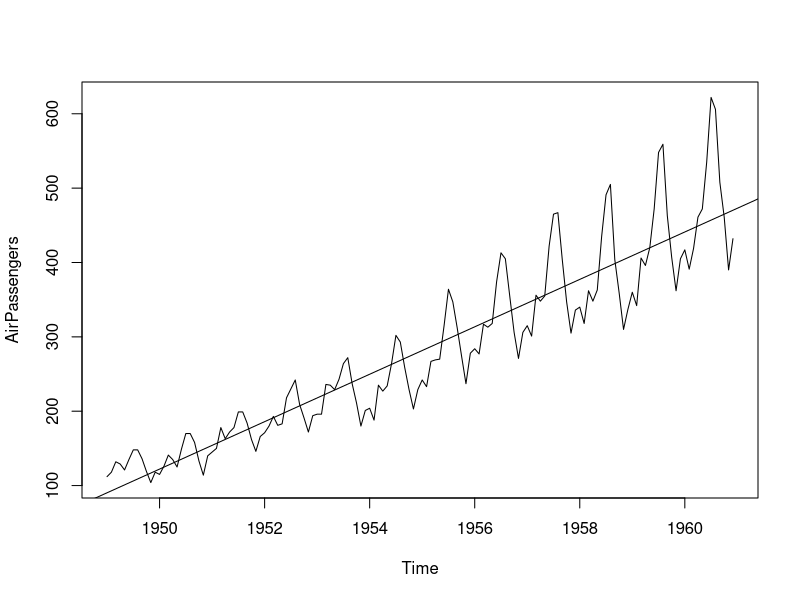
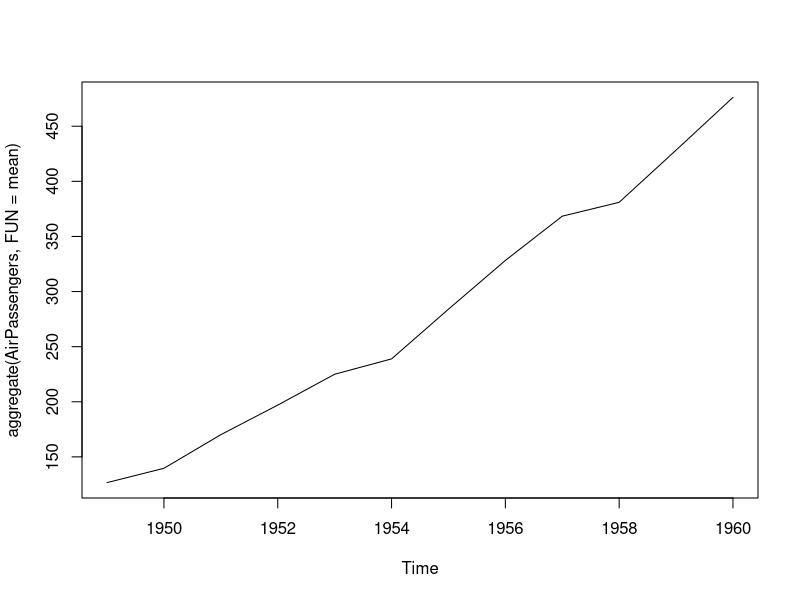
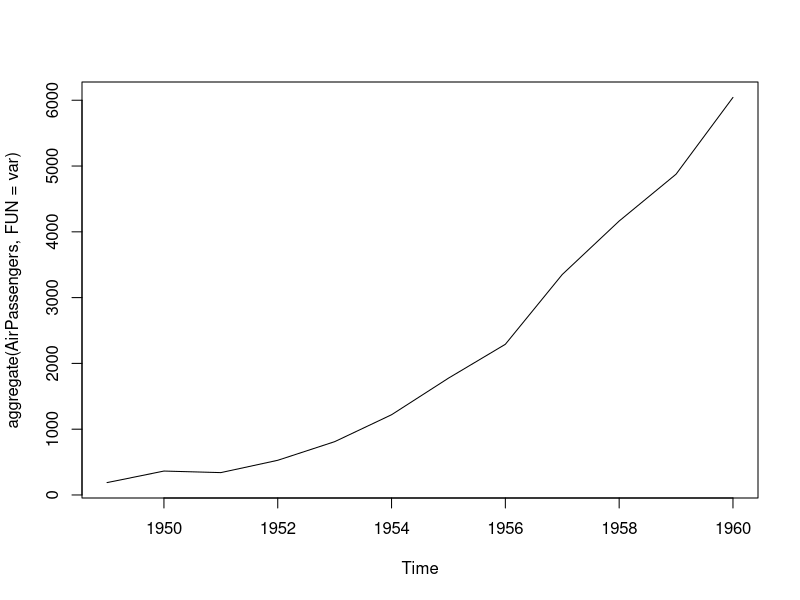
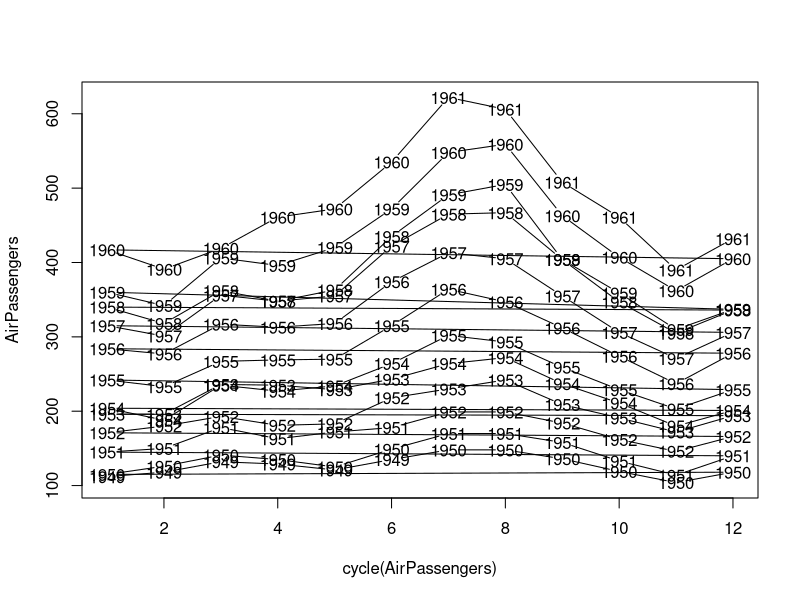
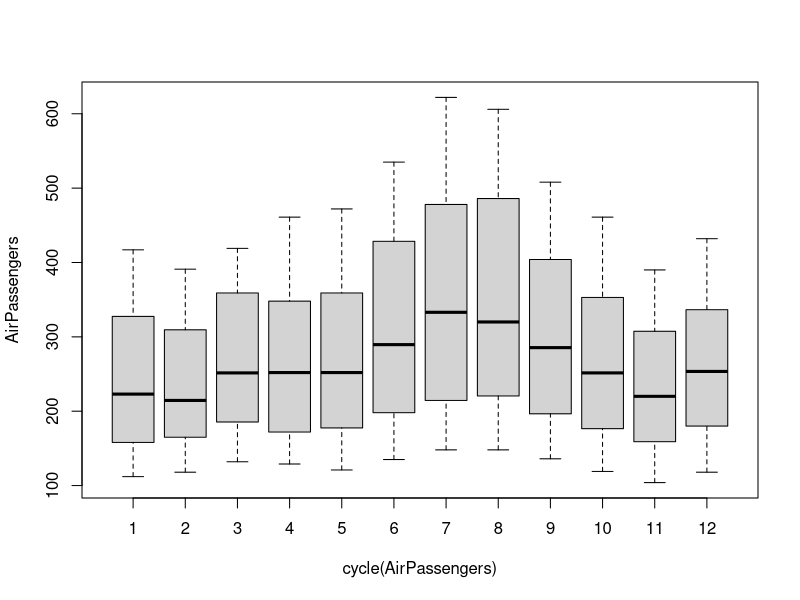
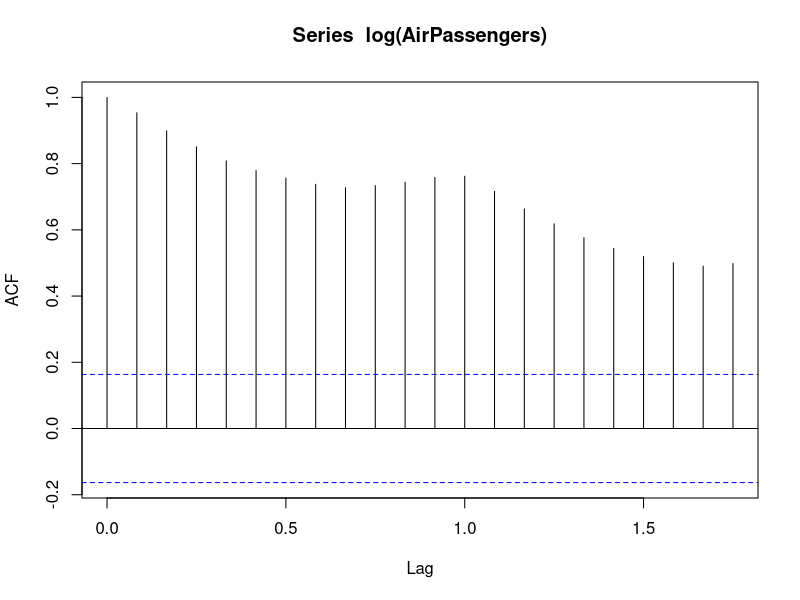
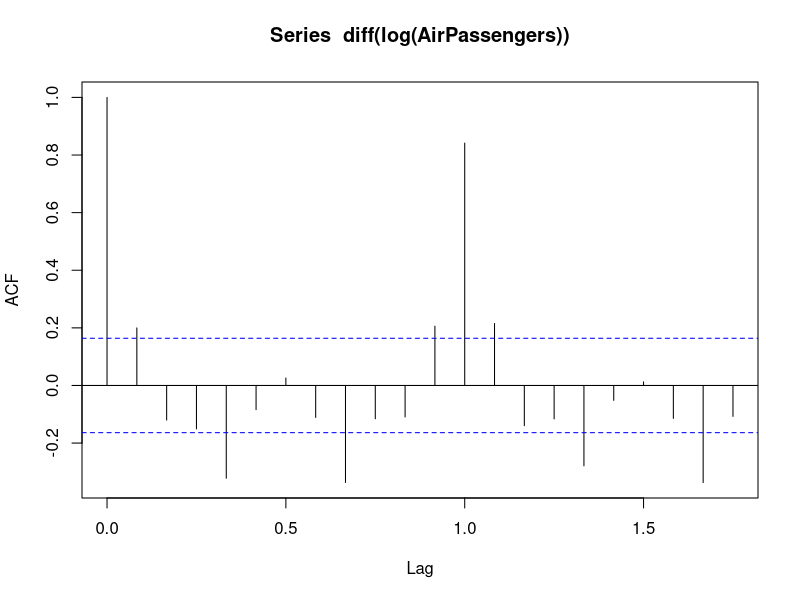
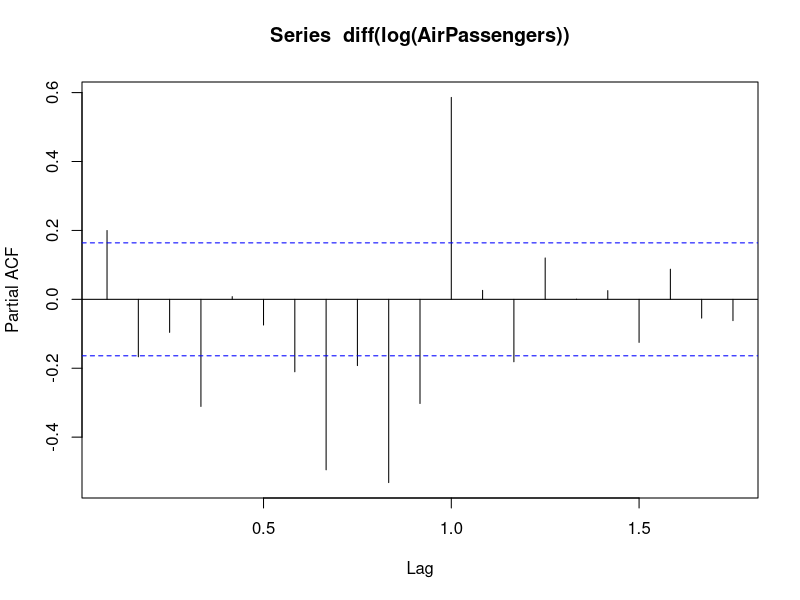

Source code (R) for these figures, in order:
data("AirPassengers")
class(AirPassengers)
head(AirPassengers)

##Start/End of the Time-Series
start(AirPassengers)
end(AirPassengers)

##Frequency of the dataset is 12 months in a year
frequency(AirPassengers)
summary(AirPassengers)

?lm
?time
cycle(AirPassengers)
deltat(AirPassengers)

##Plotting the series
plot(AirPassengers)
?abline
abline(reg=lm(AirPassengers~time(AirPassengers)))
?aggregate
plot(aggregate(AirPassengers,FUN=mean))
plot(aggregate(AirPassengers,FUN=var))
aggregate(AirPassengers)

plot(AirPassengers~cycle(AirPassengers))
boxplot(AirPassengers~cycle(AirPassengers))

##Testing stationarity
?diff
head(AirPassengers)
head(diff(AirPassengers))
head(log(AirPassengers))
??adf.test

##install.packages("tseries")
library(tseries)
?adf.test
adf.test(diff(log(AirPassengers)),alternative = "s", k=0)
##since p<0.05, null rejected, series is staionary
##which means d=1, differencing is done once

acf(log(AirPassengers))
acf(diff(log(AirPassengers)))
##ACF Diff plot cuts off after the 1st lag. Hence p can be taken as 0
pacf(diff(log(AirPassengers)))

##Building ARIMA model
?arima
model<-arima(log(AirPassengers),c(0,1,1),seasonal = list(order=c(0,1,1),period=12))
summary(model)
AIC(model)
BIC(model)
predicted<-predict(model,n.ahead = 10*12)
summary(predicted)
?predict
?ts.plot
ts.plot(AirPassengers,2.718^predicted$pred,log="y",lty=c(1,3))
